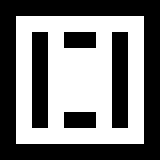

A 2D game scene composited from a Tiled map and its tileset images. What follows is a short description and the map's XML, with every tile layer's data as written:
An orthogonal 10x10 tile map with 16x16 px tiles, 2 tile layers (Tile Layer 2, Tile Layer 1).

<map version="1.0" orientation="orthogonal" renderorder="right-down" width="10" height="10" tilewidth="16" tileheight="16" nextobjectid="1">
 <tileset firstgid="1" name="Tileset" tilewidth="16" tileheight="16" tilecount="2" columns="2">
  <image source="Tileset.png" width="32" height="16" />
 </tileset>
 <layer name="Tile Layer 2" width="10" height="10">
  <data encoding="csv">
2,2,2,2,2,2,2,2,2,2,
2,0,0,0,0,0,0,0,0,2,
2,0,2,0,2,2,0,2,0,2,
2,0,2,0,0,0,0,2,0,2,
2,0,2,0,0,0,0,2,0,2,
2,0,2,0,0,0,0,2,0,2,
2,0,2,0,0,0,0,2,0,2,
2,0,2,0,2,2,0,2,0,2,
2,0,0,0,0,0,0,0,0,2,
2,2,2,2,2,2,2,2,2,2
</data>
 </layer>
 <layer name="Tile Layer 1" width="10" height="10">
  <data encoding="csv">
1,1,1,1,1,1,1,1,1,1,
1,2,2,2,2,2,2,2,2,1,
1,2,1,2,1,1,2,1,2,1,
1,2,1,2,2,2,2,1,2,1,
1,2,1,2,2,2,2,1,2,1,
1,2,1,2,2,2,2,1,2,1,
1,2,1,2,2,2,2,1,2,1,
1,2,1,2,1,1,2,1,2,1,
1,2,2,2,2,2,2,2,2,1,
1,1,1,1,1,1,1,1,1,1
</data>
 </layer>
</map>